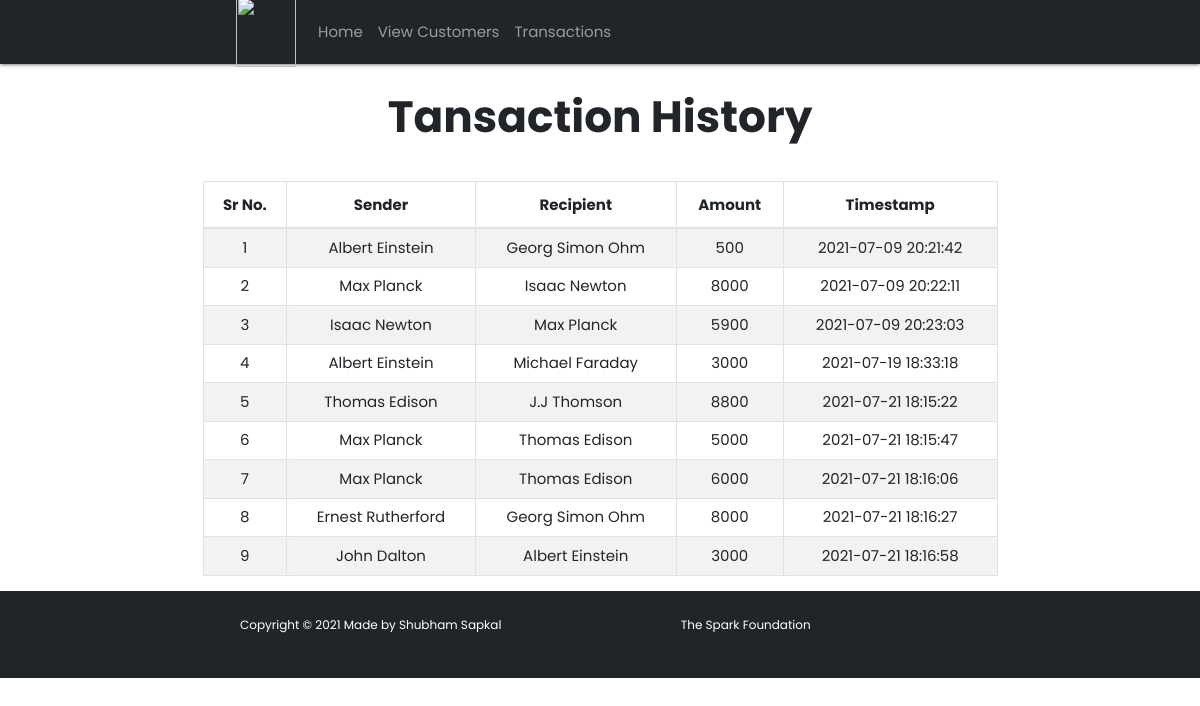
Screenshot of /record.php with the database file from the repository.
### tables this page shows
CREATE TABLE `transaction` (
  `sr_no` int(3) NOT NULL,
  `sender` text NOT NULL,
  `receiver` text NOT NULL,
  `balance` int(10) NOT NULL,
  `date_time` datetime NOT NULL DEFAULT current_timestamp()
);

### record.php (the view, shortened to what this page needs)
<!DOCTYPE html>
<html lang="en">
<head>
    <link rel="stylesheet" href="https://maxcdn.bootstrapcdn.com/bootstrap/4.0.0/css/bootstrap.min.css">
    <link rel="stylesheet" href="../css/style.css">
    <link rel="stylesheet" href="https://cdnjs.cloudflare.com/ajax/libs/materialize/1.0.0/css/materialize.min.css">
</head>
<body>
    <?php
    include './navbar.php';
    ?>
    <div class="center ">
        <h3><b>Tansaction History</b></h3>
    </div>
    <div class="container" >
        <br>
        <div class="container-fluid table-responsive-sm" >
            <table class="table table-hover table-striped table-condensed table-bordered">
                <thead>
                    <tr>
                        <th class="text-center">Sr No.</th>
                        <th class="text-center">Sender</th>
                        <th class="text-center">Recipient</th>
                        <th class="text-center">Amount</th>
                        <th class="text-center">Timestamp</th>
                    </tr>
                </thead>
                <tbody>
                    <?php
                    include './connection.php';
                    $sql = "SELECT * from transaction";
                    $query = mysqli_query($conn, $sql);
                    while ($rows = mysqli_fetch_assoc($query)) {
                    ?>
                        <tr>
                            <td class="center py-2"><?php echo $rows['sr_no']; ?></td>
                            <td class="center py-2"><?php echo $rows['sender']; ?></td>
                            <td class="center py-2"><?php echo $rows['receiver']; ?></td>
                            <td class="center py-2"><?php echo $rows['balance']; ?> </td>
                            <td class="center py-2"><?php echo $rows['date_time']; ?> </td>
                        <?php
                    }
                        ?>
                </tbody>
            </table>
        </div>
    </div>
  <footer class="bg-dark py-4 mt-auto">
            <div class="container px-5">
                <div class="row align-items-center justify-content-between flex-column flex-sm-row">
                    <div class="col-auto"><div class="small m-0 text-white">Copyright &copy; 2021 Made by Shubham Sapkal</div></div>
                    <div class="col-auto">
                        <a class="link-light small" href="https://www.thesparksfoundationsingapore.org/">The Spark Foundation</a>
                    </div>
                </div>
            </div>
        </footer>
</body>
</html>

### navbar.php (shortened to what this page needs)
<!doctype html>
<html lang="en">
<head>
</head>
<body>
    <nav class="navbar navbar-expand-lg navbar-dark bg-dark">
                <div class="container px-5">
                <a href="index.php" class="navbar-brand"><img src="https://www.thesparksfoundationsingapore.org/images/logo_small.png" style="height:70px;width:60px" /></a>
                    <div class="collapse navbar-collapse" id="navbarSupportedContent">
                        <ul class="navbar-nav ms-auto mb-2 mb-lg-0">
                            <li class="nav-item"><a class="nav-link" href="index.php">Home</a></li>
                            <li class="nav-item"><a class="nav-link" href="./transfermoney.php">View Customers</a></li>
                            <li class="nav-item"><a class="nav-link" href="./record.php">Transactions</a></li>
                        </ul>
                    </div>
                </div>
            </nav>
</body>
</html>

### css/style.css (style rules this page uses)
body { font-family: Poppins; margin: 0; }
.navbar { position: relative; display: flex; flex-wrap: wrap; align-items: center; justify-content: space-between; padding-top: 0.5rem; padding-bottom: 0.5rem; }
.container, .container-fluid, .container-xxl, .container-xl, .container-lg, .container-md, .container-sm { width: 100%; padding-right: var(--bs-gutter-x, 0.75rem); padding-left: var(--bs-gutter-x, 0.75rem); margin-right: auto; margin-left: auto; }
@media (min-width: 576px) { .container-sm, .container { max-width: 540px; } }
@media (min-width: 768px) { .container-md, .container-sm, .container { max-width: 720px; } }
@media (min-width: 992px) { .container-lg, .container-md, .container-sm, .container { max-width: 960px; } }
@media (min-width: 1200px) { .container-xl, .container-lg, .container-md, .container-sm, .container { max-width: 1140px; } }
.navbar > .container, .navbar > .container-fluid, .navbar > .container-sm, .navbar > .container-md, .navbar > .container-lg, .navbar > .container-xl, .navbar > .container-xxl { display: flex; flex-wrap: inherit; align-items: center; justify-content: space-between; }
.navbar-brand { padding-top: 0.3125rem; padding-bottom: 0.3125rem; margin-right: 1rem; font-size: 1.25rem; text-decoration: none; white-space: nowrap; }
.navbar-nav { display: flex; flex-direction: column; padding-left: 0; margin-bottom: 0; list-style: none; }
.nav-link { display: block; padding: 0.5rem 1rem; color: #0d6efd; text-decoration: none; transition: color 0.15s ease-in-out, background-color 0.15s ease-in-out, border-color 0.15s ease-in-out; }
.navbar-nav .nav-link { padding-right: 0; padding-left: 0; }
.navbar-collapse { flex-basis: 100%; flex-grow: 1; align-items: center; }
.collapse:not(.show) { display: none; }
@media (min-width: 992px) { .navbar-expand-lg { flex-wrap: nowrap; justify-content: flex-start; } }
@media (min-width: 992px) { .navbar-expand-lg .navbar-nav { flex-direction: row; } }
@media (min-width: 992px) { .navbar-expand-lg .navbar-nav .nav-link { padding-right: 0.5rem; padding-left: 0.5rem; } }
@media (min-width: 992px) { .navbar-expand-lg .navbar-collapse { display: flex !important; flex-basis: auto; } }
.navbar-dark .navbar-brand { color: #fff; }
.navbar-dark .navbar-nav .nav-link { color: rgba(255, 255, 255, 0.55); }
.bg-dark { background-color: #212529 !important; }
.px-5 { padding-right: 3rem !important; padding-left: 3rem !important; }
.link-light { color: #f8f9fa; }
.m-0 { margin: 0 !important; }
.text-white { color: #fff !important; }
.justify-content-between { justify-content: space-between !important; }
.flex-column { flex-direction: column !important; }
.flex-sm-row { flex-direction: row !important; }
.col-auto { flex: 0 0 auto; width: auto; }
.py-4 { padding-top: 1.5rem !important; padding-bottom: 1.5rem !important; }
.mt-auto { margin-top: auto !important; }

### record.php (style rules this page uses)
* { font-family: Poppins; }

### navbar.php (style rules this page uses)
a:link { color: white; }

### rows the page displays
transaction: sr_no "1", sender "Albert Einstein", receiver "Georg Simon Ohm", balance "500", date_time "2021-07-09 20:21:42"
transaction: sr_no "2", sender "Max Planck", receiver "Isaac Newton", balance "8000", date_time "2021-07-09 20:22:11"
transaction: sr_no "3", sender "Isaac Newton", receiver "Max Planck", balance "5900", date_time "2021-07-09 20:23:03"
transaction: sr_no "4", sender "Albert Einstein", receiver "Michael Faraday", balance "3000", date_time "2021-07-19 18:33:18"
transaction: sr_no "5", sender "Thomas Edison", receiver "J.J Thomson", balance "8800", date_time "2021-07-21 18:15:22"
transaction: sr_no "6", sender "Max Planck", receiver "Thomas Edison", balance "5000", date_time "2021-07-21 18:15:47"
transaction: sr_no "7", sender "Max Planck", receiver "Thomas Edison", balance "6000", date_time "2021-07-21 18:16:06"
transaction: sr_no "8", sender "Ernest Rutherford", receiver "Georg Simon Ohm", balance "8000", date_time "2021-07-21 18:16:27"
transaction: sr_no "9", sender "John Dalton", receiver "Albert Einstein", balance "3000", date_time "2021-07-21 18:16:58"
